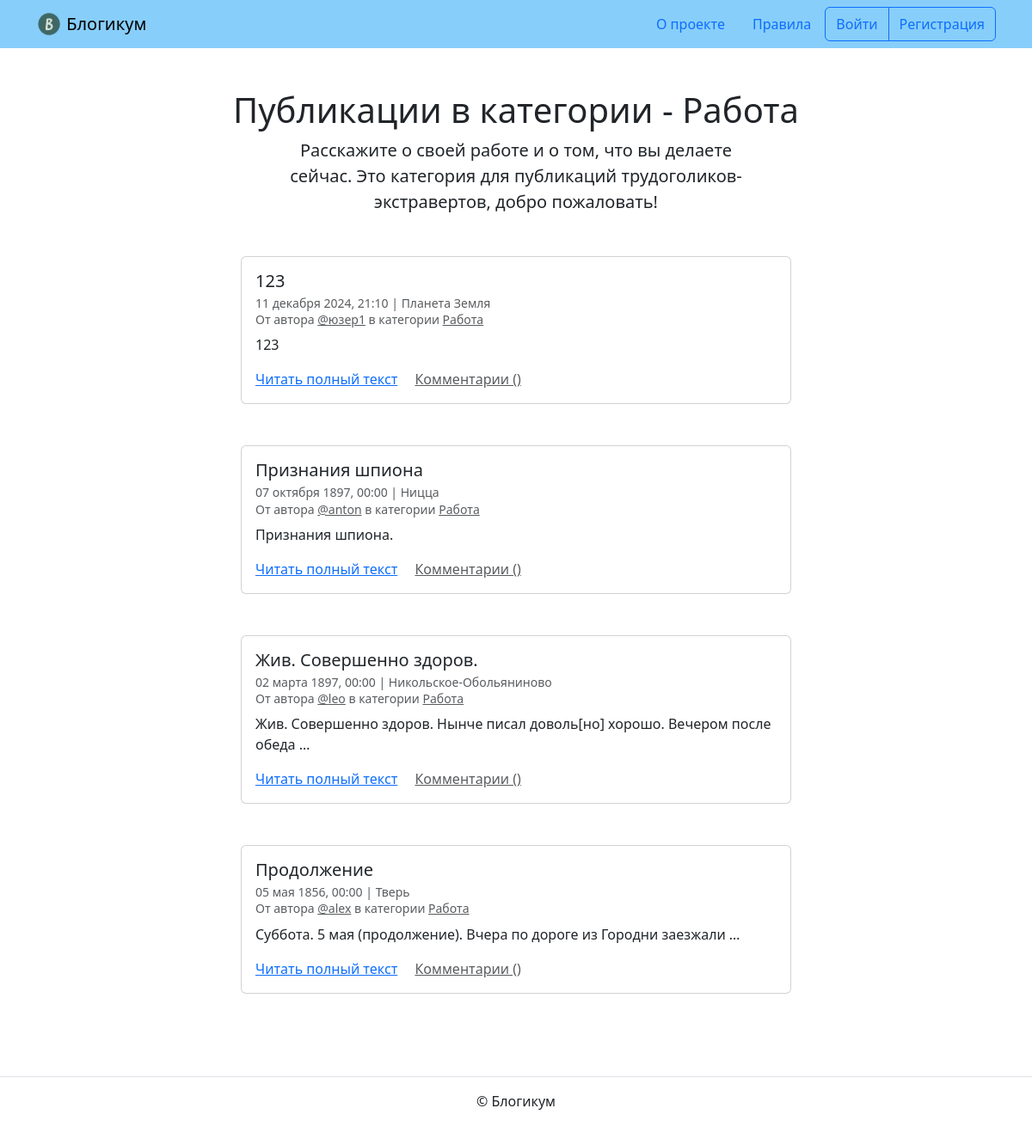
Page /category/work/ on the committed database.
### blog/models.py (models this page shows, shortened)
class Category(models.Model):
    title = models.CharField(max_length=256, verbose_name="Заголовок")
    description = models.TextField(verbose_name="Описание")
    slug = models.SlugField(
        unique=True,
        verbose_name="Идентификатор",
        help_text="Идентификатор страницы для URL; "
                  "разрешены символы латиницы, цифры, дефис и подчёркивание."
    )
    is_published = models.BooleanField(
        default=True,
        verbose_name="Опубликовано",
        help_text="Снимите галочку, чтобы скрыть публикацию."
    )
    created_at = models.DateTimeField(auto_now_add=True,
                                      verbose_name="Добавлено")
    class Meta:
        verbose_name = 'категория'
        verbose_name_plural = 'Категории'

class Post(models.Model):
    title = models.CharField(max_length=256, verbose_name='Заголовок')
    text = models.TextField(verbose_name='Текст')
    pub_date = models.DateTimeField(
        verbose_name="Дата и время публикации",
        help_text="Если установить дату и время в будущем "
                  "— можно делать отложенные публикации."
    )
    author = models.ForeignKey(
        User,
        on_delete=models.CASCADE,
        verbose_name='Автор публикации'
    )
    location = models.ForeignKey(
        'Location',
        on_delete=models.SET_NULL,
        null=True,
        blank=True,
        verbose_name='Местоположение'
    )
    category = models.ForeignKey(
        'Category',
        on_delete=models.SET_NULL,
        null=True,
        verbose_name='Категория'
    )
    image = models.ImageField(
        upload_to='posts/',
        blank=True,
        null=True,
        verbose_name='Изображение'
    )
    is_published = models.BooleanField(default=True,
                                       verbose_name='Опубликовано')
    created_at = models.DateTimeField(auto_now_add=True,
                                      verbose_name='Добавлено')
    class Meta:
        verbose_name = 'публикация'
        verbose_name_plural = 'Публикации'
        ordering = ['-pub_date']

class Location(models.Model):
    name = models.CharField(max_length=256,
                            verbose_name='Название места')
    is_published = models.BooleanField(default=True,
                                       verbose_name='Опубликовано')
    created_at = models.DateTimeField(auto_now_add=True,
                                      verbose_name='Добавлено')
    class Meta:
        verbose_name = 'местоположение'
        verbose_name_plural = 'Местоположения'

### blog/views.py (the view)
def category_posts(request, category_slug):
    category = get_object_or_404(Category,
                                 slug=category_slug, is_published=True)
    post_list = Post.objects.filter(
        category=category,
        is_published=True,
        pub_date__lte=now()
    ).order_by('-pub_date')  # Явная сортировка
    page_obj = paginate_queryset(post_list, request)
    return render(request, 'blog/category.html', {
        'category': category,
        'page_obj': page_obj,
    })

### blog/views.py (called while the page is built)
def paginate_queryset(queryset, request, per_page=10):
    paginator = Paginator(queryset, per_page)
    page_number = request.GET.get('page')
    return paginator.get_page(page_number)

### templates/blog/category.html (shortened to what this page needs)
{% extends "base.html" %}
{% block content %}
  <h1 class="text-center">Публикации в категории - {{ category.title }}</h1>
  <p class="col-6 offset-3 mb-5 lead text-center">{{ category.description }}</p>
  {% for post in page_obj %}
    <article class="mb-5">
      {% include "includes/post_card.html" %}
    </article>
  {% endfor %}
{% endblock %}

### templates/includes/post_card.html (shortened to what this page needs)
<div class="col d-flex justify-content-center">
  <div class="card" style="width: 40rem;">
    <div class="card-body">
      <h5 class="card-title">{{ post.title }}</h5>
      <h6 class="card-subtitle mb-2 text-muted">
        <small>
          {{ post.pub_date|date:"d E Y, H:i" }} | {% if post.location and post.location.is_published %}{{ post.location.name }}{% else %}Планета Земля{% endif %}<br>
          От автора <a class="text-muted" href="{% url 'blog:profile' post.author.username %}">@{{ post.author.username }}</a> в
          категории {% include "includes/category_link.html" %}
        </small>
      </h6>
      <p class="card-text">{{ post.text|truncatewords:10 }}</p>
      <a href="{% url 'blog:post_detail' post.id %}" class="card-link">Читать полный текст</a>
      <a href="{% url 'blog:post_detail' post.id %}" class="card-link text-muted">Комментарии ({{ post.comment_count }})</a>
    </div>
  </div>
</div>

### templates/includes/category_link.html
<a class="text-muted" href="{% url 'blog:category_posts' post.category.slug %}">
  {{ post.category.title }}
</a>

### rows in the picture
Category: title "Работа", description "Расскажите о своей работе и о том, что вы делаете сейчас. Это категория для публикаций трудоголиков-экстравертов, добро пожаловать!"
Post: title "123", pub_date "11 декабря 2024, 21:10", shows "Планета Земля", author.username "юзер1", category "Работа", text "123"
Post: title "Признания шпиона", pub_date "07 октября 1897, 00:00", location.name "Ницца", author.username "anton", category "Работа", text "Признания шпиона."
Post: title "Жив. Совершенно здоров.", pub_date "02 марта 1897, 00:00", location.name "Никольское-Обольяниново", author.username "leo", category "Работа", text "Жив. Совершенно здоров. Нынче писал доволь[но] хорошо. Вечером после обеда …"
Post: title "Продолжение", pub_date "05 мая 1856, 00:00", location.name "Тверь", author.username "alex", category "Работа", text "Суббота. 5 мая (продолжение). Вчера по дороге из Городни заезжали …"
